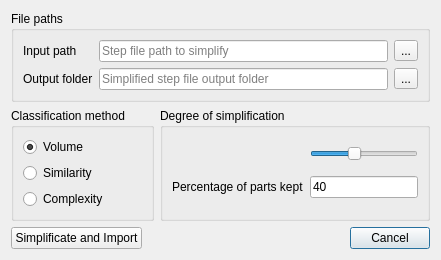
<?xml version="1.0" encoding="UTF-8"?>
<ui version="4.0">
 <class>DialogImportStepSimplification</class>
 <widget class="QDialog" name="DialogImportStepSimplification">
  <property name="geometry">
   <rect>
    <x>0</x>
    <y>0</y>
    <width>423</width>
    <height>259</height>
   </rect>
  </property>
  <property name="windowTitle">
   <string>Step Simplification</string>
  </property>
  <property name="modal">
   <bool>true</bool>
  </property>
  <layout class="QGridLayout" name="gridLayout_2">
   <item row="3" column="0" rowspan="2">
    <widget class="QGroupBox" name="groupBox">
     <property name="sizePolicy">
      <sizepolicy hsizetype="Preferred" vsizetype="Preferred">
       <horstretch>0</horstretch>
       <verstretch>0</verstretch>
      </sizepolicy>
     </property>
     <property name="title">
      <string>Classification method</string>
     </property>
     <layout class="QVBoxLayout" name="verticalLayout">
      <item>
       <widget class="QRadioButton" name="volumeRadioButton">
        <property name="text">
         <string>Volume</string>
        </property>
        <property name="checked">
         <bool>true</bool>
        </property>
       </widget>
      </item>
      <item>
       <widget class="QRadioButton" name="similarityRadioButton">
        <property name="text">
         <string>Similarity</string>
        </property>
       </widget>
      </item>
      <item>
       <widget class="QRadioButton" name="complexityRadioButton">
        <property name="text">
         <string>Complexity</string>
        </property>
       </widget>
      </item>
     </layout>
    </widget>
   </item>
   <item row="10" column="0" colspan="2">
    <spacer name="verticalSpacer">
     <property name="orientation">
      <enum>Qt::Vertical</enum>
     </property>
     <property name="sizeHint" stdset="0">
      <size>
       <width>20</width>
       <height>40</height>
      </size>
     </property>
    </spacer>
   </item>
   <item row="3" column="1" rowspan="2" colspan="2">
    <widget class="QGroupBox" name="groupBox_2">
     <property name="sizePolicy">
      <sizepolicy hsizetype="MinimumExpanding" vsizetype="Preferred">
       <horstretch>0</horstretch>
       <verstretch>0</verstretch>
      </sizepolicy>
     </property>
     <property name="title">
      <string>Degree of simplification</string>
     </property>
     <layout class="QGridLayout" name="gridLayout_3">
      <item row="2" column="1">
       <widget class="QDoubleEdit" name="keepPercentLineEdit">
        <property name="text">
         <string>40</string>
        </property>
       </widget>
      </item>
      <item row="2" column="0">
       <widget class="QLabel" name="keepPercent">
        <property name="text">
         <string>Percentage of parts kept</string>
        </property>
       </widget>
      </item>
      <item row="1" column="1">
       <widget class="QSlider" name="keepPercentHorizontalSlider">
        <property name="minimum">
         <number>1</number>
        </property>
        <property name="maximum">
         <number>100</number>
        </property>
        <property name="value">
         <number>40</number>
        </property>
        <property name="orientation">
         <enum>Qt::Horizontal</enum>
        </property>
        <property name="tickPosition">
         <enum>QSlider::NoTicks</enum>
        </property>
        <property name="tickInterval">
         <number>0</number>
        </property>
       </widget>
      </item>
     </layout>
    </widget>
   </item>
   <item row="0" column="0" colspan="3">
    <widget class="QGroupBox" name="filePathGroup">
     <property name="title">
      <string>File paths</string>
     </property>
     <layout class="QGridLayout" name="gridLayout_4">
      <item row="0" column="2">
       <widget class="QToolButton" name="inputToolButton">
        <property name="text">
         <string>...</string>
        </property>
        <property name="icon">
         <iconset resource="../../../openscantools.qrc">
          <normaloff>:/icons/100x100/save.png</normaloff>:/icons/100x100/save.png</iconset>
        </property>
       </widget>
      </item>
      <item row="1" column="1">
       <widget class="QRegExpEdit" name="outputLineEdit">
        <property name="placeholderText">
         <string>Simplified step file output folder</string>
        </property>
       </widget>
      </item>
      <item row="1" column="0">
       <widget class="QLabel" name="label_2">
        <property name="text">
         <string>Output folder</string>
        </property>
       </widget>
      </item>
      <item row="0" column="1">
       <widget class="QRegExpEdit" name="inputLineEdit">
        <property name="inputMask">
         <string/>
        </property>
        <property name="text">
         <string/>
        </property>
        <property name="placeholderText">
         <string>Step file path to simplify</string>
        </property>
       </widget>
      </item>
      <item row="1" column="2">
       <widget class="QToolButton" name="outputToolButton">
        <property name="text">
         <string>...</string>
        </property>
        <property name="icon">
         <iconset resource="../../../openscantools.qrc">
          <normaloff>:/icons/100x100/open_project.png</normaloff>:/icons/100x100/open_project.png</iconset>
        </property>
       </widget>
      </item>
      <item row="0" column="0">
       <widget class="QLabel" name="label">
        <property name="text">
         <string>Input path</string>
        </property>
       </widget>
      </item>
     </layout>
    </widget>
   </item>
   <item row="11" column="0" colspan="3">
    <layout class="QGridLayout" name="gridLayout">
     <item row="1" column="2">
      <widget class="QPushButton" name="cancelButton">
       <property name="text">
        <string>Cancel</string>
       </property>
      </widget>
     </item>
     <item row="1" column="0">
      <widget class="QPushButton" name="simplificateButton">
       <property name="text">
        <string>Simplificate and Import</string>
       </property>
      </widget>
     </item>
     <item row="1" column="1">
      <spacer name="horizontalSpacer">
       <property name="orientation">
        <enum>Qt::Horizontal</enum>
       </property>
       <property name="sizeHint" stdset="0">
        <size>
         <width>115</width>
         <height>20</height>
        </size>
       </property>
      </spacer>
     </item>
    </layout>
   </item>
  </layout>
 </widget>
 <customwidgets>
  <customwidget>
   <class>QDoubleEdit</class>
   <extends>QLineEdit</extends>
   <header>qdoubleedit.h</header>
  </customwidget>
  <customwidget>
   <class>QRegExpEdit</class>
   <extends>QLineEdit</extends>
   <header>regexpedit.h</header>
  </customwidget>
 </customwidgets>
 <tabstops>
  <tabstop>inputLineEdit</tabstop>
  <tabstop>inputToolButton</tabstop>
  <tabstop>outputLineEdit</tabstop>
  <tabstop>outputToolButton</tabstop>
  <tabstop>volumeRadioButton</tabstop>
  <tabstop>similarityRadioButton</tabstop>
  <tabstop>complexityRadioButton</tabstop>
  <tabstop>keepPercentHorizontalSlider</tabstop>
  <tabstop>keepPercentLineEdit</tabstop>
  <tabstop>simplificateButton</tabstop>
  <tabstop>cancelButton</tabstop>
 </tabstops>
 <resources>
  <include location="../../../openscantools.qrc"/>
 </resources>
 <connections/>
</ui>
